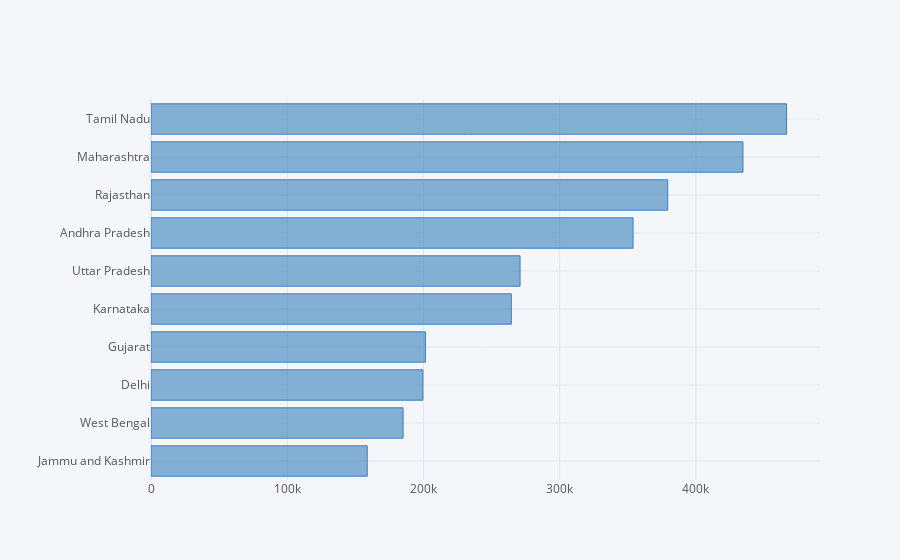

Notebook cell for this chart:
### Code cell
test_graph = india_state_tests_latest.sort_values('TotalSamples',ascending=False).head(10)
test_graph.sort_values('TotalSamples',ascending=True).iplot(kind='bar',x='State',y='TotalSamples',width=2.5,size=20,orientation='h',color='blue')

### Figure 1 — Plotly figure (JSON) as saved in the notebook; plotly's stock layout.template omitted (floating-point values rounded to 4 significant figures)
{"data": [{"marker": {"color": "rgba(55, 128, 191, 0.6)", "line": {"color": "rgba(55, 128, 191, 1.0)", "width": 1}}, "name": "TotalSamples", "orientation": "h", "text": "", "type": "bar", "x": [158729, 185051, 199626, 201481, 264489, 270920, 353874, 379315, 434565, 466550], "y": ["Jammu and Kashmir", "West Bengal", "Delhi", "Gujarat", "Karnataka", "Uttar Pradesh", "Andhra Pradesh", "Rajasthan", "Maharashtra", "Tamil Nadu"]}], "layout": {"legend": {"bgcolor": "#F5F6F9", "font": {"color": "#4D5663"}}, "paper_bgcolor": "#F5F6F9", "plot_bgcolor": "#F5F6F9", "title": {"font": {"color": "#4D5663"}}, "xaxis": {"gridcolor": "#E1E5ED", "showgrid": true, "tickfont": {"color": "#4D5663"}, "title": {"font": {"color": "#4D5663"}, "text": ""}, "zerolinecolor": "#E1E5ED"}, "yaxis": {"gridcolor": "#E1E5ED", "showgrid": true, "tickfont": {"color": "#4D5663"}, "title": {"font": {"color": "#4D5663"}, "text": ""}, "zerolinecolor": "#E1E5ED"}}}
